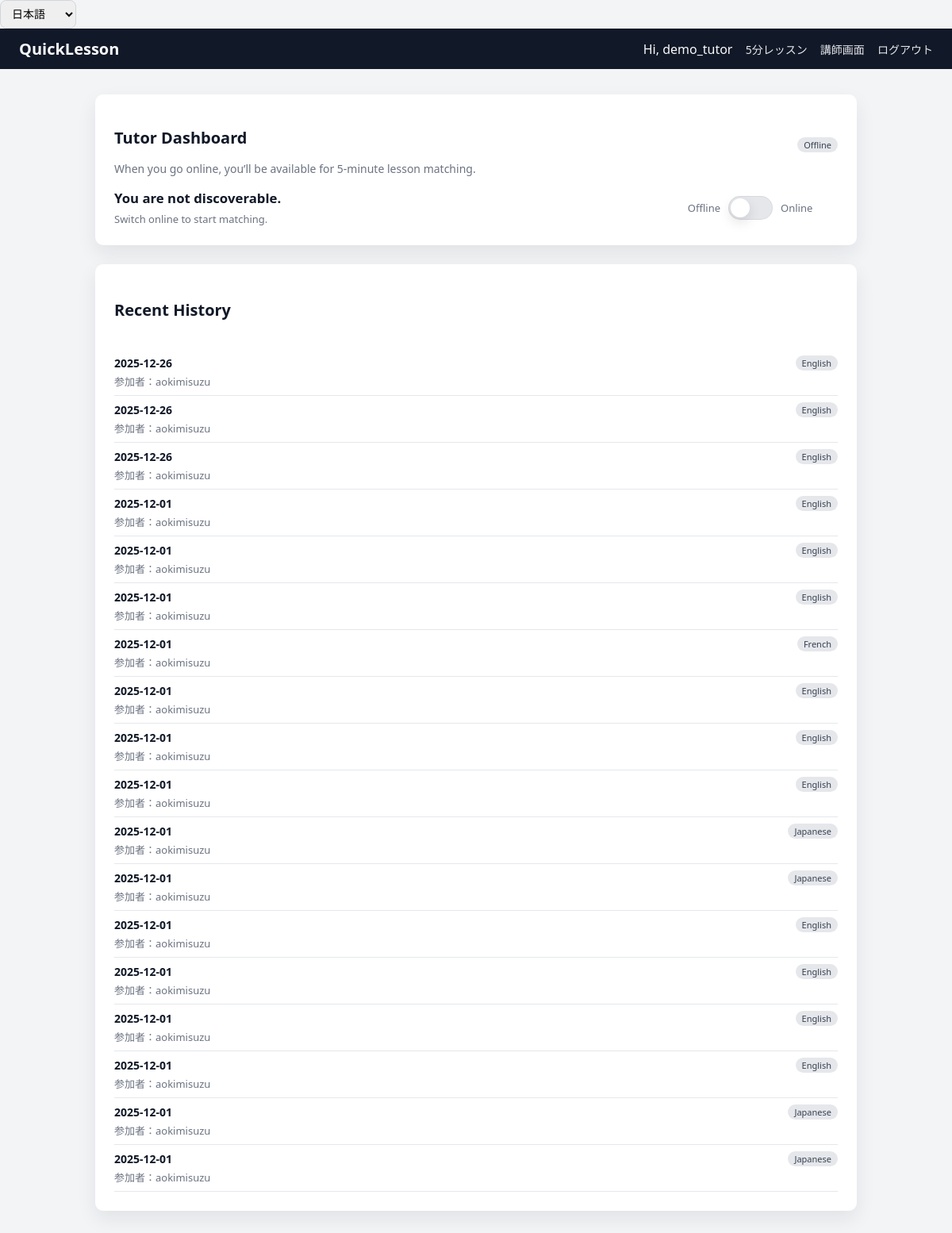
The app's page /tutor/dashboard/ (signed in), older data.
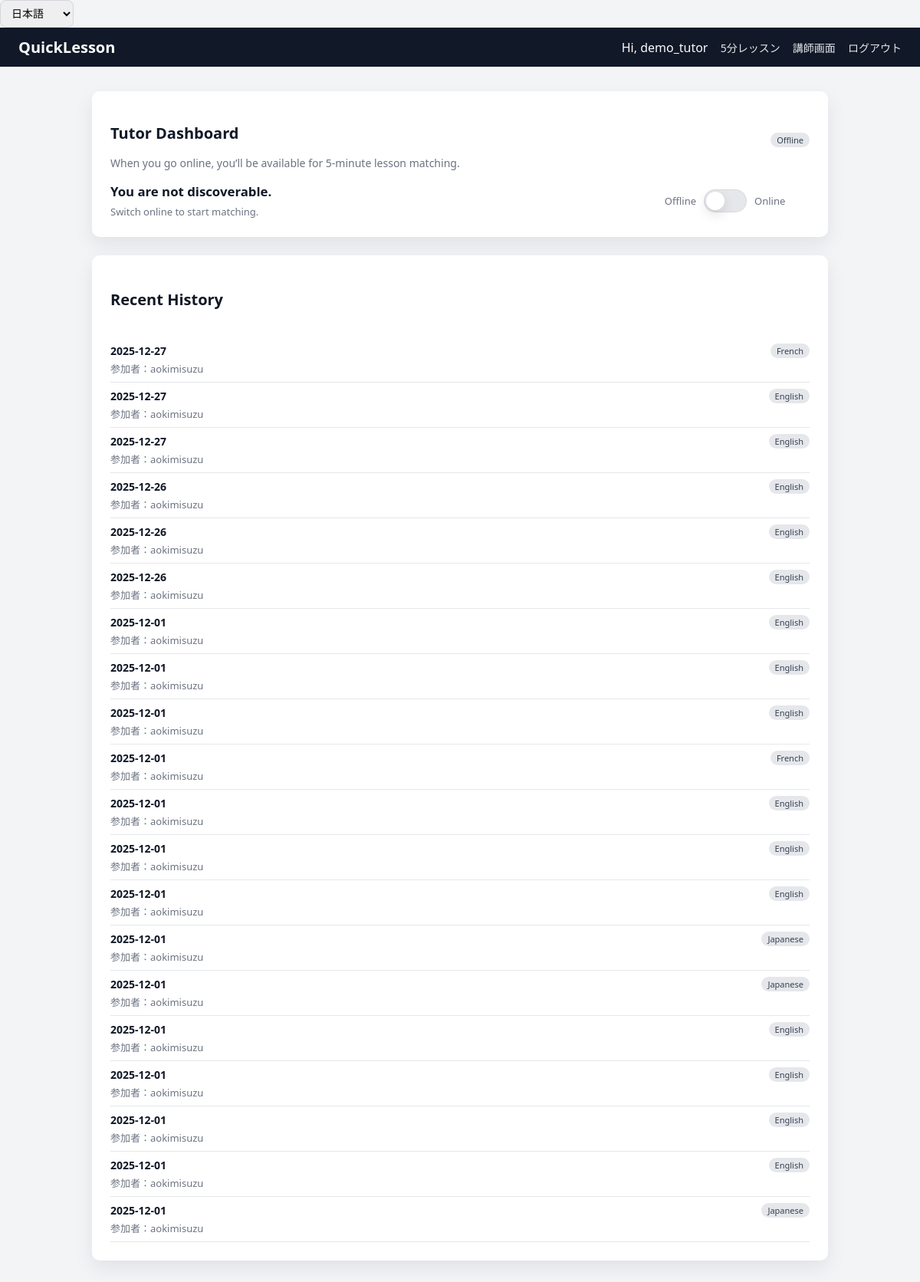
The same page, newer data.
### core/models.py (models this page shows, shortened)
class QuickLessonMatch(models.Model):
    request = models.OneToOneField(QuickLessonRequest, on_delete=models.CASCADE)
    tutor = models.ForeignKey(TutorProfile, on_delete=models.CASCADE)
    started_at = models.DateTimeField()
    end_at = models.DateTimeField()
    meeting_url = models.URLField(blank=True)
    price = models.DecimalField(max_digits=8, decimal_places=2, default=0)
    @property
    def student_name(self) -> str:
        return self.request.student.user.username

class QuickLessonRequest(models.Model):
    STATUS_CHOICES = [
        ("waiting", "Waiting"),
        ("matched", "Matched"),
        ("cancelled", "Cancelled"),
    ]
    PURPOSE_CHOICES = [
        ("lesson", "Lesson"),        # 普通の5分レッスン
        ("interview", "Interview"),  # 講師候補との面接
    ]
    student = models.ForeignKey(StudentProfile, on_delete=models.CASCADE)
    language = models.ForeignKey(LessonLanguage, on_delete=models.PROTECT)
    created_at = models.DateTimeField(auto_now_add=True)
    status = models.CharField(
        max_length=20, choices=STATUS_CHOICES, default="waiting"
    )
    purpose = models.CharField(
        max_length=20,
        choices=PURPOSE_CHOICES,
        default="lesson",
    )

class StudentProfile(models.Model):
    user = models.OneToOneField(User, on_delete=models.CASCADE)
    native_language = models.ForeignKey(
        LessonLanguage, null=True, blank=True, on_delete=models.SET_NULL
    )

class LessonLanguage(models.Model):
    code = models.CharField(max_length=10, unique=True)  # 'en', 'es', 'ja'
    name = models.CharField(max_length=50)               # English, Español, 日本語

### core/views.py (the view, shortened to what this page needs)
# urls.py: path("tutor/dashboard/", views.tutor_dashboard, name="tutor_dashboard"),
@login_required
def tutor_dashboard(request):
    tutor_profile, _ = TutorProfile.objects.get_or_create(user=request.user)
    matches = QuickLessonMatch.objects.filter(
        tutor=tutor_profile
    ).order_by("-started_at")[:20]
    dummy_matches = []
    return render(
        request,
        "core/tutor_dashboard.html",
        {
            "tutor": tutor_profile,
            "matches": matches,
            "dummy_matches": dummy_matches,  # ← これが必要
        },
    )
    return render(
        request,
        "core/tutor_dashboard.html",
        {"tutor": tutor_profile, "matches": matches},
    )

### templates/core/tutor_dashboard.html (shortened to what this page needs)
{% extends "base.html" %}
{% load i18n %}
{% block content %}
<div class="card">
  <div class="card-header" style="display:flex; align-items:center; justify-content:space-between; gap:12px;">
    <div>
      <h2 class="card-title">{% trans "Tutor Dashboard" %}</h2>
      <p class="card-subtitle" style="margin:6px 0 0;">
        {% trans "When you go online, you’ll be available for 5-minute lesson matching." %}
      </p>
    </div>
    <div style="display:flex; align-items:center; gap:10px;">
      {% if tutor.is_online %}
        <span class="badge badge-green" id="status-badge">{% trans "Online" %}</span>
      {% else %}
        <span class="badge badge-gray" id="status-badge">{% trans "Offline" %}</span>
      {% endif %}
    </div>
  </div>
  <div class="mt-16" style="display:flex; align-items:center; justify-content:space-between; gap:16px;">
    <div>
      <div style="font-weight:600; font-size:1.05rem;">
        {% if tutor.is_online %}
          {% trans "You are discoverable now." %}
        {% else %}
          {% trans "You are not discoverable." %}
        {% endif %}
      </div>
      <div class="text-muted" style="margin-top:6px;" id="matching-hint">
        {% if tutor.is_online %}
          {% trans "Waiting for a student… We’ll move you to the lesson room automatically when matched." %}
        {% else %}
          {% trans "Switch online to start matching." %}
        {% endif %}
      </div>
    </div>
    <form method="post" id="online-form" style="margin:0;">
      <label class="switch" style="display:flex; align-items:center; gap:10px; cursor:pointer; user-select:none;">
        <span class="text-muted" style="min-width:72px; text-align:right;">{% trans "Offline" %}</span>
        <span class="switch-track" aria-hidden="true">
          <span class="switch-thumb"></span>
        </span>
        <span class="text-muted" style="min-width:72px;">{% trans "Online" %}</span>
      </label>
    </form>
  </div>
</div>
{% include "core/_recent_lessons.html" with matches=matches dummy_matches=dummy_matches %}
{% endblock %}

### templates/base.html (shortened to what this page needs)
{% load static %}
{% load i18n %}
<!DOCTYPE html>
<html lang="ja">
<head>
  <link rel="stylesheet" href="{% static 'css/style.css' %}">
  <body><form action="{% url 'set_language' %}" method="post" style="display:inline;">
  <select name="language" onchange="this.form.submit()">
    <option value="ja" {% if request.LANGUAGE_CODE == "ja" %}selected{% endif %}>日本語</option>
  </select>
</form>
</body>
</head>
<body>
  <header class="header">
    <div class="header-title">
      <a href="{% url 'home' %}">QuickLesson</a>
    </div>
    <nav class="header-nav">
      {% if user.is_authenticated %}
        <span>Hi, {{ user.username }}</span>
        <a href="{% url 'create_request' %}">5分レッスン</a>
        <a href="{% url 'tutor_dashboard' %}">講師画面</a>
        <a href="{% url 'logout' %}">ログアウト</a>
      {% else %}
        <a href="{% url 'login' %}">ログイン</a>
      {% endif %}
    </nav>
  </header>
  <main class="container">
    {% block content %}{% endblock %}
  </main>
</body>
</html>

### templates/core/_recent_lessons.html (shortened to what this page needs)
{% load i18n %}
<div class="card">
  <div class="card-header">
    <h3 class="card-title">Recent History</h3>
  </div>
  <ul class="list">
    {% for m in matches %}
      <li style="display:flex; align-items:flex-start; justify-content:space-between; gap:12px;">
        <div>
          <div><strong>{{ m.started_at|date:"Y-m-d" }}</strong></div>
          <div class="text-muted" style="margin-top:4px;">
            参加者：{{ m.student_name|default:"非表示" }}
          </div>
        </div>
        <span class="badge badge-gray">{{ m.request.language.name }}</span>
      </li>
    {% endfor %}
  </ul>
</div>

### static/css/style.css (style rules this page uses)
body { margin: 0; font-family: system-ui, -apple-system, BlinkMacSystemFont, "Segoe UI", sans-serif; background: #f3f4f6; color: #111827; }
a { color: #2563eb; text-decoration: none; }
.header { background: #111827; color: #f9fafb; padding: 12px 24px; display: flex; align-items: center; justify-content: space-between; }
.header-title a { color: #f9fafb; font-weight: 700; font-size: 20px; text-decoration: none; }
.header-nav a { color: #e5e7eb; margin-left: 12px; font-size: 14px; }
.container { max-width: 960px; margin: 32px auto; padding: 0 16px; }
.card { background: #ffffff; border-radius: 10px; padding: 24px; box-shadow: 0 10px 25px rgba(15, 23, 42, 0.08); margin-bottom: 24px; }
.card-header { display: flex; justify-content: space-between; align-items: center; margin-bottom: 16px; }
.card-title { font-size: 20px; font-weight: 600; color: #111827; }
.card-subtitle { font-size: 14px; color: #6b7280; }
form { display: flex; flex-direction: column; gap: 12px; }
label { font-size: 14px; color: #374151; }
select, input[type="text"], input[type="email"], input[type="password"] { padding: 8px 10px; border-radius: 8px; border: 1px solid #d1d5db; font-size: 14px; }
.list { list-style: none; padding-left: 0; margin: 0; }
.list li { padding: 8px 0; border-bottom: 1px solid #e5e7eb; font-size: 14px; }
.badge { display: inline-block; padding: 2px 8px; border-radius: 999px; font-size: 11px; font-weight: 500; }
.badge-gray { background: #e5e7eb; color: #374151; }
.text-muted { font-size: 12px; color: #9ca3af; }
.mt-16 { margin-top: 16px; }
.text-muted { font-size: 13px; color: #6b7280; }

### templates/core/tutor_dashboard.html (style rules this page uses)
.switch-track { position:relative; width:56px; height:30px; border-radius:999px; background:#e5e7eb; display:inline-block; transition:background .2s ease; box-shadow: inset 0 0 0 1px rgba(0,0,0,.06); }
.switch-thumb { position:absolute; top:3px; left:3px; width:24px; height:24px; border-radius:999px; background:white; transition:transform .2s ease; box-shadow: 0 6px 16px rgba(0,0,0,.12); }

Row changes from the older to the newer data that the page shows:
no longer on this page (row unchanged): QuickLessonMatch: started_at "2025-12-01", student_name "aokimisuzu", request.language.name "Japanese"
added QuickLessonMatch: started_at "2025-12-27", student_name "aokimisuzu", request.language.name "French"
added QuickLessonMatch: started_at "2025-12-27", student_name "aokimisuzu", request.language.name "English"
added QuickLessonMatch: started_at "2025-12-27", student_name "aokimisuzu", request.language.name "English"
